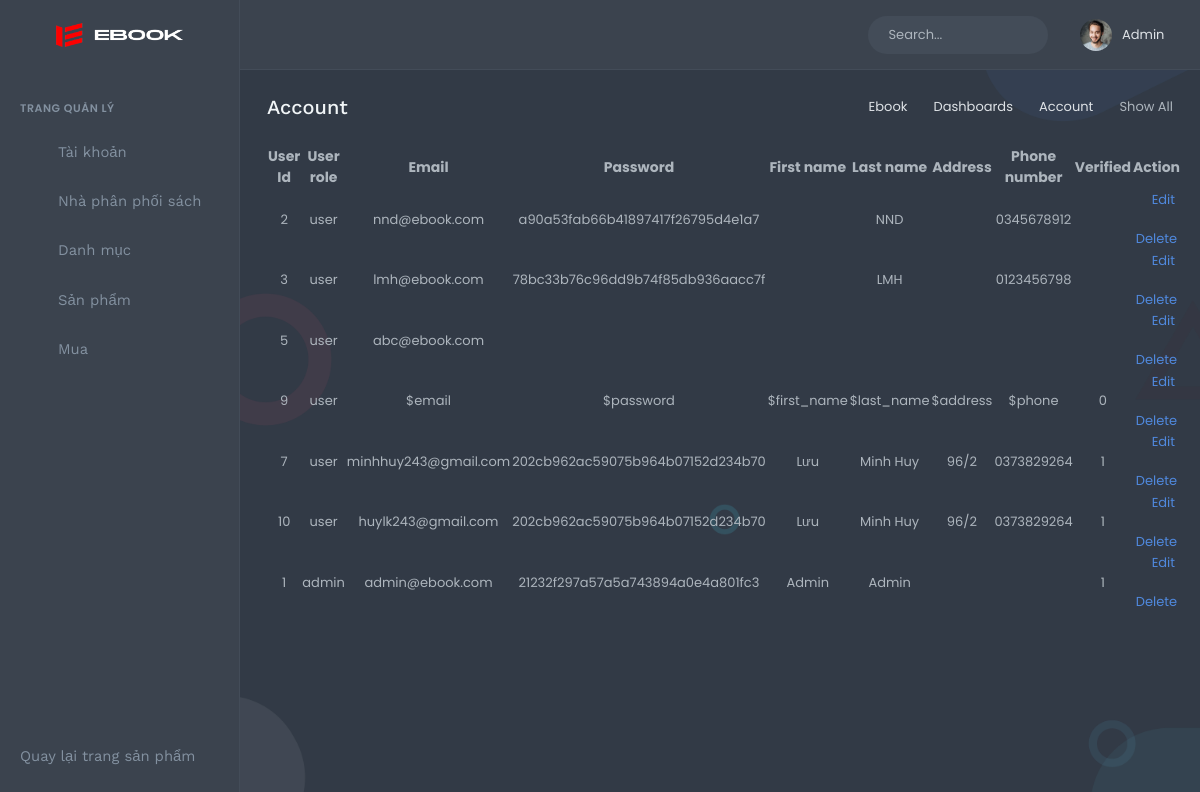
The app's page /admin/index.php with its own data.
### tables this page shows
CREATE TABLE IF NOT EXISTS `user` (
  `User_Id` int(11) NOT NULL AUTO_INCREMENT,
  `User_Role` int(2) NOT NULL,
  `Email` varchar(50) NOT NULL,
  `Password` varchar(10000) DEFAULT NULL,
  `Last_Name` varchar(100) DEFAULT NULL,
  `First_Name` varchar(100) DEFAULT NULL,
  `Address` varchar(255) DEFAULT NULL,
  `Phonenumber` varchar(12) DEFAULT NULL,
  `Verification_Code` varchar(264) DEFAULT NULL,
  `Verified` int(11) DEFAULT NULL,
  PRIMARY KEY (`User_Id`),
  UNIQUE KEY `Email` (`Email`),
  KEY `User_Role` (`User_Role`)
);

CREATE TABLE IF NOT EXISTS `user_role` (
  `Role_Id` int(11) NOT NULL,
  `Role_Name` varchar(10) NOT NULL,
  PRIMARY KEY (`Role_Id`)
);

### DBConnect.php (called while the page is built, shortened)
<?php
class DataProvider
{
	public static function ExecuteQuery($sql)
	{
		$connection = mysqli_connect('localhost','root','') or
			die ("couldn't connect to localhost");
		mysqli_select_db($connection, 'Ebook');
		mysqli_query($connection, "set names 'utf8'");
		$result = mysqli_query($connection, $sql);
		return $result;
	}
}

### admin/pages/account/list_account.php (the view)
<div class="content-page">
    <div class="content">
        <div class="container-fluid">
            <div class="row">
                <div class="col-12">
                    <div class="page-title-box">
                        <div class="page-title-right">
                            <ol class="breadcrumb m-0">
                                <li class="breadcrumb-item"><a href="javascript: void(0);">Ebook</a></li>
                                <li class="breadcrumb-item"><a href="javascript: void(0);">Dashboards</a></li>
                                <li class="breadcrumb-item"><a href="javascript: void(0);">Account</a></li>
                                <li class="breadcrumb-item active">Show All</li>
                            </ol>
                        </div>
                        <h4 class="page-title">Account</h4>
                    </div>
                </div>
            </div>
            <table id="listAccount">
                <tr style="text-align: center; font-size: 14px">
                    <th width="100">User Id</th>
                    <th width="100">User role</th>
                    <th width="200">Email</th>
                    <th width="50px">Password</th>
                    <th width="100">First name</th>
                    <th width="200">Last name</th>
                    <th width="200">Address</th>
                    <th width="100">Phone number</th>
                    <th width="50">Verified</th>
                    <th width="200">Action</th>
                </tr>
                <?php
                    $sql = "SELECT u.*, r.role_name FROM user u, user_role r WHERE u.User_Role = r.Role_Id ";
                    $bang = DataProvider::ExecuteQuery($sql);
                    while($row = mysqli_fetch_array($bang))
                    {
                        ?>
                            <tr style="text-align: center;">
                                <td><?php echo $row["User_Id"]; ?></td>
                                <td><?php echo $row["role_name"]; ?></td>
                                <td><?php echo $row["Email"]; ?></td>
                                <td><?php echo $row["Password"]; ?></td>
                                <td><?php echo $row["First_Name"]; ?></td>
                                <td><?php echo $row["Last_Name"]; ?></td>
                                <td><?php echo $row["Address"]; ?></td>
                                <td><?php echo $row["Phonenumber"]; ?></td>
                                <td><?php echo $row["Verified"]; ?></td>
                                <td>
                                    <a href="index.php?act=1&sub=3&id=<?php echo $row["User_Id"]; ?>">
                                        <i class="far fa-edit"></i>
                                        <span>Edit</span>
                                    </a>
                                    <a onclick="return window.confirm('Delete this item?');" href="index.php?act=1&sub=2&id=<?php echo $row["User_Id"]; ?>">
                                        <i style="margin-left: 15px" class="la la-times-circle-o"></i>
                                        <span >Delete</span>
                                    </a>
                                </td>
                            </tr>
                        <?php
                    }
                ?>
            </table>
        </div>
    </div>
</div>

### admin/assets/css/css.css (style rules this page uses)
table { border-spacing: 5px }

### records on screen
user: User_Id "2", user_role.Role_Name "user", Email "nnd@ebook.com", Password "a90a53fab66b41897417f26795d4e1a7", Last_Name "NND", Phonenumber "0345678912"
user: User_Id "3", user_role.Role_Name "user", Email "lmh@ebook.com", Password "78bc33b76c96dd9b74f85db936aacc7f", Last_Name "LMH", Phonenumber "0123456798"
user: User_Id "5", user_role.Role_Name "user", Email "abc@ebook.com"
user: User_Id "9", user_role.Role_Name "user", Email "$email", Password "$password", First_Name "$first_name", Last_Name "$last_name", Address "$address", Phonenumber "$phone", Verified "0"
user: User_Id "7", user_role.Role_Name "user", Email "minhhuy243@gmail.com", Password "202cb962ac59075b964b07152d234b70", First_Name "Lưu", Last_Name "Minh Huy", Address "96/2", Phonenumber "0373829264", Verified "1"
user: User_Id "10", user_role.Role_Name "user", Email "huylk243@gmail.com", Password "202cb962ac59075b964b07152d234b70", First_Name "Lưu", Last_Name "Minh Huy", Address "96/2", Phonenumber "0373829264", Verified "1"
user: User_Id "1", user_role.Role_Name "admin", Email "admin@ebook.com", Password "21232f297a57a5a743894a0e4a801fc3", First_Name "Admin", Last_Name "Admin", Verified "1"
